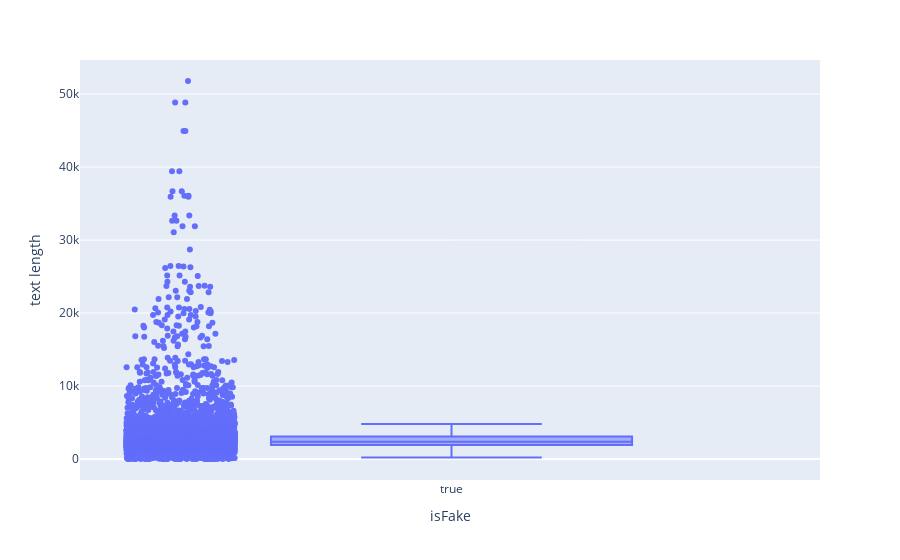

Source (notebook cell):
### Code cell
# Creating plot
fig=px.box(textes,x='isFake',y='text length',points='all')
 
# show plot
fig.show()

### Figure 1 — Plotly figure (JSON) as saved in the notebook; plotly's stock layout.template omitted (floating-point values rounded to 4 significant figures; data arrays with more than 128 entries replaced by an {"elided": "..."} marker saying what was removed)
{"data": [{"alignmentgroup": "True", "boxpoints": "all", "hovertemplate": "isFake=%{x}<br>text length=%{y}<extra></extra>", "legendgroup": "", "marker": {"color": "#636efa"}, "name": "", "notched": false, "offsetgroup": "", "orientation": "v", "showlegend": false, "type": "box", "x": {"elided": "10818 bool values"}, "x0": " ", "xaxis": "x", "y": {"elided": "10818 int values"}, "y0": " ", "yaxis": "y"}], "layout": {"boxmode": "group", "legend": {"tracegroupgap": 0}, "margin": {"t": 60}, "xaxis": {"anchor": "y", "domain": [0, 1], "title": {"text": "isFake"}}, "yaxis": {"anchor": "x", "domain": [0, 1], "title": {"text": "text length"}}}}
